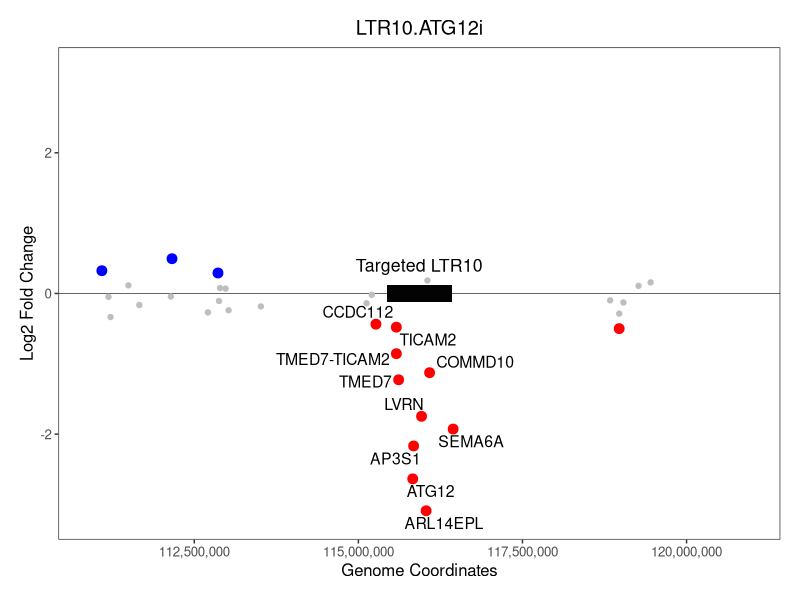

Reproduce this figure in R.
# Clear workspace
rm(list = ls())

library(ggplot2)
library(ggrepel)

# LTR10.ATG12 enhancer located at chr5 115928578
# LTR10.XRCC4 enhancer located at chr5 82969145
# LTR10.MEF2D enhancer located at chr1 156398365
# LTR10.FGF2 enhancer located at chr4 122786289
# LTR10.MCPH1 enhancer located at chr8 6648824

# Read in the deseq2 table
deseq_table_atg12ltr10i <- read.table("deseq2_results_genes_atg12ltr10i_vs_ctrl.tab", header = TRUE, sep="\t")
head(deseq_table_atg12ltr10i)

# Read in the gene coordinates table and make the gene names the row names
gencode34_genename_genecoords <- read.table("gencode34_genename_genecoords.txt", header = FALSE, sep="\t", row.names=1)
head(gencode34_genename_genecoords)  
nrow(gencode34_genename_genecoords)

# Merge tables by row names to add gene coordinates to each gene name
deseq_with_gene_coords <- merge(deseq_table_atg12ltr10i, gencode34_genename_genecoords, by=0)
head(deseq_with_gene_coords)
nrow(deseq_with_gene_coords)
#14772

# Set first column (gene names) to be the rownames again
rownames(deseq_with_gene_coords) <- deseq_with_gene_coords[,1]
head(deseq_with_gene_coords)

# Add better names to header
colnames(deseq_with_gene_coords) = c("geneName", "baseMean", "log2FoldChange", "lfcSE", "pvalue", "padj", "geneChr", "geneStart", "geneEnd") 
head(deseq_with_gene_coords)

# Plot it
ggplot(deseq_with_gene_coords, aes(geneStart, log2FoldChange), colour="grey") +
  scale_color_discrete(name = 'Labels') +
  theme_bw() + 
  geom_hline(aes(yintercept = 0), size=0.2) +
  ggtitle("LTR10.ATG12i") +
  theme(plot.title = element_text(hjust = 0.5)) +
  # change plot margins (order is top, right, bottom, left)
  theme(plot.margin=unit(c(0.5,0.5,0.5,0.5),"cm")) +
  theme(panel.grid.major = element_blank(), panel.grid.minor = element_blank()) +
  labs(y="Log2 Fold Change", x = "Genome Coordinates") +
  # Set all dots color to grey
  geom_point(data=deseq_with_gene_coords[which(deseq_with_gene_coords$geneChr=="chr5"),], colour = "grey", size = 1.5) + 
  # add annotation for the targeted LTR10 element
  annotate("rect", xmin=115928578-500000, xmax=115928578+500000, ymin=-0.12, ymax=0.12, alpha=0.99, fill="black") +
  annotate("text", x=115928578, y=0.4, label = "Targeted LTR10", size=4.5, family="Helvetica") +
  # If pvalue<0.05, change dot color to black
  geom_point(data=deseq_with_gene_coords[which(deseq_with_gene_coords$geneChr=="chr5" & deseq_with_gene_coords $padj <0.05 & deseq_with_gene_coords $log2FoldChange>0),],  colour = "blue", size = 3) +
  # Highlight in red genes within 1Mb of targeted LTR10 (still requiring pval<0.05 and log2fc<0)
  geom_point(data=deseq_with_gene_coords[which(deseq_with_gene_coords$geneChr=="chr5" & deseq_with_gene_coords $padj<0.05 & deseq_with_gene_coords $log2FoldChange<0),], colour = "red", size=3) +
  # Add text label for down-regulated genes within 1.5Mb of LTR10 
  geom_text_repel(data=deseq_with_gene_coords[which(deseq_with_gene_coords$geneChr=="chr5" & deseq_with_gene_coords$padj<0.05 & deseq_with_gene_coords$log2FoldChange<0 & deseq_with_gene_coords $geneStart>(115928578-1500000) & deseq_with_gene_coords $geneStart<(115928578+1500000)),], mapping = aes(geneStart, log2FoldChange, label = rownames(deseq_with_gene_coords[which(deseq_with_gene_coords$geneChr=="chr5" & deseq_with_gene_coords $padj<0.05 & deseq_with_gene_coords $log2FoldChange<0 & deseq_with_gene_coords $geneStart>(115928578-1500000) & deseq_with_gene_coords $geneStart<(115928578+1500000)),])),size=4,force=2) +
  # Set the viewing window to be 10Mb centered around LTR10
  scale_x_continuous(labels = scales::comma, limits = c(115928578-5000000,115928578+5000000)) +
  scale_y_continuous(expand = c(0,0),  limits = c(-3.5,3.5)) +
  theme(text=element_text(size=12,family="Helvetica"))

# export pdf 5.5 by 6 
